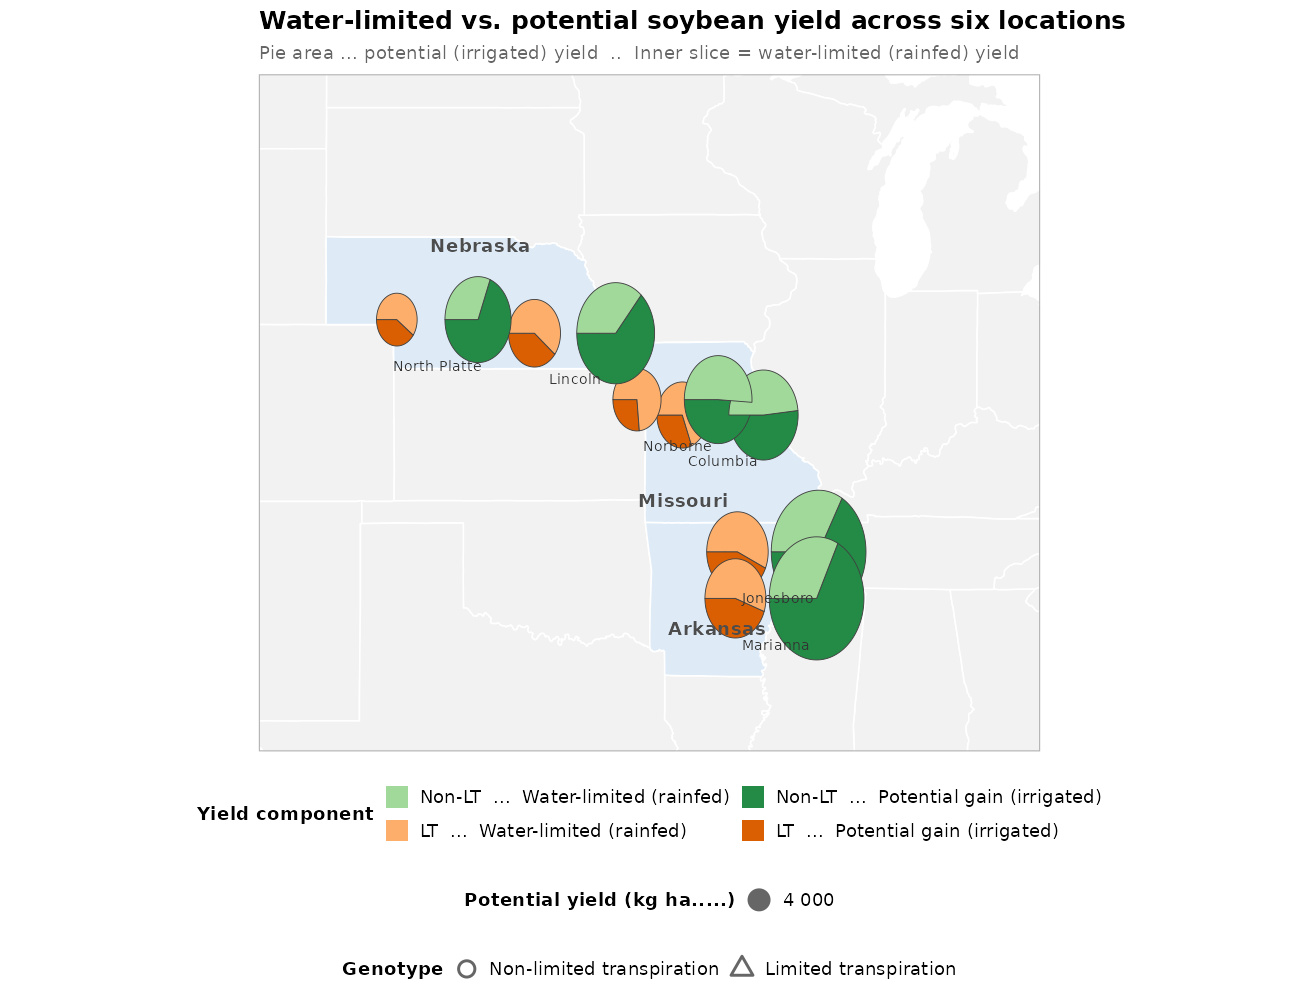

Write the R code that produced this figure.
## Map figure: water-limited (rainfed) vs potential (irrigated) yield
## Pie charts via ggforce::geom_arc_bar at 6 locations — LT vs non-LT soybean

setwd("/home/user/LT-trait")

library(dplyr)
library(tidyr)
library(ggplot2)
library(ggforce)
library(maps)
library(readxl)

## ── Site coordinates (2 per state) ───────────────────────────────────────────

sites <- tibble(
  Location = c("Jonesboro", "Marianna",
                "Columbia",  "Norborne",
                "Lincoln",   "North Platte"),
  State    = c("AR", "AR", "MO", "MO", "NE", "NE"),
  lat      = c(35.84, 34.78, 38.95, 39.30, 40.81, 41.12),
  lon      = c(-90.70, -90.76, -92.33, -93.67, -96.70, -100.77)
)

## ── Yield data ────────────────────────────────────────────────────────────────

ssm.model <- read_excel("SoybeanSSM_sims2.xlsx")

yield_data <- ssm.model %>%
  filter(Crop %in% c("SOYBEAN-MG4", "SOYBEAN-LT1.5-MG4",
                     "SOYBEAN-LT1.5-MG3", "SOYBEAN-MG3")) %>%
  mutate(Genotype = ifelse(Crop %in% c("SOYBEAN-MG4", "SOYBEAN-MG3"),
                           "Non-limited transpiration",
                           "Limited transpiration"),
         Genotype = factor(Genotype,
                           levels = c("Non-limited transpiration",
                                      "Limited transpiration"))) %>%
  group_by(Location, Genotype, water_mgmt) %>%
  summarise(Yield = mean(Yield_kgha, na.rm = TRUE), .groups = "drop") %>%
  pivot_wider(names_from = water_mgmt, values_from = Yield) %>%
  left_join(sites, by = "Location") %>%
  ## offset LT west, non-LT east so pies don't overlap
  mutate(lon_pie = ifelse(Genotype == "Limited transpiration",
                          lon - 1.2, lon + 1.2),
         ## radius in map-degree units, scaled to potential yield
         r = Irrigated / max(Irrigated) * 1.4)

## ── Build geom_arc_bar pie data ───────────────────────────────────────────────
## geom_arc_bar needs: x0, y0, r, r0, start, end, fill

make_arcs <- function(df) {
  df %>%
    rowwise() %>%
    mutate(
      total       = Irrigated,
      frac_rain   = Rainfed  / total,
      frac_irr    = 1 - frac_rain,
      ## water-limited slice (rainfed)
      start_rain  = -pi / 2,
      end_rain    = start_rain + frac_rain * 2 * pi,
      ## potential-gain slice (irrigated beyond rainfed)
      start_irr   = end_rain,
      end_irr     = start_rain + 2 * pi
    ) %>%
    ungroup() %>%
    ## pivot to one row per slice
    select(Location, Genotype, State, lat, lon, lon_pie, r,
           Rainfed, Irrigated,
           start_rain, end_rain, start_irr, end_irr) %>%
    pivot_longer(cols = c(start_rain, start_irr),
                 names_to  = "slice_start_col",
                 values_to = "start") %>%
    mutate(
      end   = ifelse(slice_start_col == "start_rain", end_rain, end_irr),
      slice = ifelse(slice_start_col == "start_rain",
                     "Water-limited (Rainfed)",
                     "Potential gain (Irrigated)")
    ) %>%
    select(Location, Genotype, State, lat, lon, lon_pie, r,
           Rainfed, Irrigated, start, end, slice)
}

arc_data <- make_arcs(yield_data)

## ── Colour palette ────────────────────────────────────────────────────────────

fill_colours <- c(
  "Non-limited transpiration|Water-limited (Rainfed)"   = "#a1d99b",
  "Non-limited transpiration|Potential gain (Irrigated)" = "#238b45",
  "Limited transpiration|Water-limited (Rainfed)"       = "#fdae6b",
  "Limited transpiration|Potential gain (Irrigated)"    = "#d95f02"
)

arc_data <- arc_data %>%
  mutate(fill_key = paste(Genotype, slice, sep = "|"))

## ── Bubble summary for geom_point legend ─────────────────────────────────────

bubble_ref <- tibble(
  lon_pie = -104, lat = c(34.5, 36.5, 38.5),
  r_raw   = yield_data$Irrigated[c(1,3,5)],   # example yields
  r       = yield_data$r[c(1,3,5)],
  label   = paste0(round(yield_data$Irrigated[c(1,3,5)]), " kg/ha")
)

## ── Map layers ────────────────────────────────────────────────────────────────

us_states   <- map_data("state")
focus_states <- c("arkansas", "missouri", "nebraska")

p_map <- ggplot() +

  ## base CONUS
  geom_polygon(data = us_states,
               aes(x = long, y = lat, group = group),
               fill = "grey95", colour = "white", linewidth = 0.35) +

  ## highlight study states
  geom_polygon(data = filter(us_states, region %in% focus_states),
               aes(x = long, y = lat, group = group),
               fill = "#deebf7", colour = "white", linewidth = 0.35) +

  ## site dot (geom_point) — size proportional to potential (irrigated) yield,
  ## drawn beneath pies as a subtle anchor
  geom_point(data = yield_data,
             aes(x = lon_pie, y = lat,
                 size  = Irrigated,
                 shape = Genotype),
             colour = "grey40", fill = NA, stroke = 0.8,
             show.legend = TRUE) +

  ## pie charts via geom_arc_bar
  geom_arc_bar(data = arc_data,
               aes(x0 = lon_pie, y0 = lat,
                   r0 = 0, r = r,
                   start = start, end = end,
                   fill  = fill_key),
               colour = "grey25", linewidth = 0.2) +

  ## state labels
  annotate("text",
           x = c(-92.5, -93.5, -99.5),
           y = c(34.1,  37.0,  42.8),
           label = c("Arkansas", "Missouri", "Nebraska"),
           fontface = "bold", size = 3.2, colour = "grey30") +

  ## location labels
  geom_text(data = sites,
            aes(x = lon, y = lat, label = Location),
            nudge_y = -1.05, size = 2.5, colour = "grey20", fontface = "italic") +

  ## scales
  scale_fill_manual(
    values = fill_colours,
    labels = c(
      "Non-limited transpiration|Water-limited (Rainfed)"    = "Non-LT  —  Water-limited (rainfed)",
      "Non-limited transpiration|Potential gain (Irrigated)"  = "Non-LT  —  Potential gain (irrigated)",
      "Limited transpiration|Water-limited (Rainfed)"        = "LT  —  Water-limited (rainfed)",
      "Limited transpiration|Potential gain (Irrigated)"     = "LT  —  Potential gain (irrigated)"
    ),
    breaks = c(
      "Non-limited transpiration|Water-limited (Rainfed)",
      "Non-limited transpiration|Potential gain (Irrigated)",
      "Limited transpiration|Water-limited (Rainfed)",
      "Limited transpiration|Potential gain (Irrigated)"
    ),
    name = "Yield component"
  ) +

  scale_size_continuous(
    name   = "Potential yield (kg ha⁻¹)",
    range  = c(2, 8),
    breaks = c(2000, 3000, 4000),
    labels = c("2 000", "3 000", "4 000")
  ) +

  scale_shape_manual(
    name   = "Genotype",
    values = c("Non-limited transpiration" = 21,
               "Limited transpiration"      = 24)
  ) +

  coord_fixed(1.3, xlim = c(-105, -84), ylim = c(32, 46)) +

  labs(
    x        = NULL, y = NULL,
    title    = "Water-limited vs. potential soybean yield across six locations",
    subtitle = "Pie area ∝ potential (irrigated) yield  ·  Inner slice = water-limited (rainfed) yield"
  ) +

  theme_bw(base_size = 11) +
  theme(
    axis.text        = element_blank(),
    axis.ticks       = element_blank(),
    panel.grid       = element_blank(),
    legend.position  = "bottom",
    legend.box       = "vertical",
    legend.key.size  = unit(0.75, "lines"),
    legend.title     = element_text(face = "bold", size = 9),
    plot.title       = element_text(face = "bold", size = 12),
    plot.subtitle    = element_text(colour = "grey40", size = 9),
    panel.border     = element_rect(colour = "grey70")
  ) +
  guides(
    fill  = guide_legend(order = 1, nrow = 2, byrow = TRUE,
                         override.aes = list(colour = NA)),
    size  = guide_legend(order = 2),
    shape = guide_legend(order = 3,
                         override.aes = list(size = 3, stroke = 1))
  )

ggsave("Fig_map_yields.png",  plot = p_map,
       width = 22, height = 17, units = "cm", dpi = 150, bg = "white")
ggsave("Fig_map_yields.tiff", plot = p_map,
       width = 22, height = 17, units = "cm", dpi = 300,
       compression = "lzw", bg = "white")
message("Saved: Fig_map_yields (.png + .tiff)")
